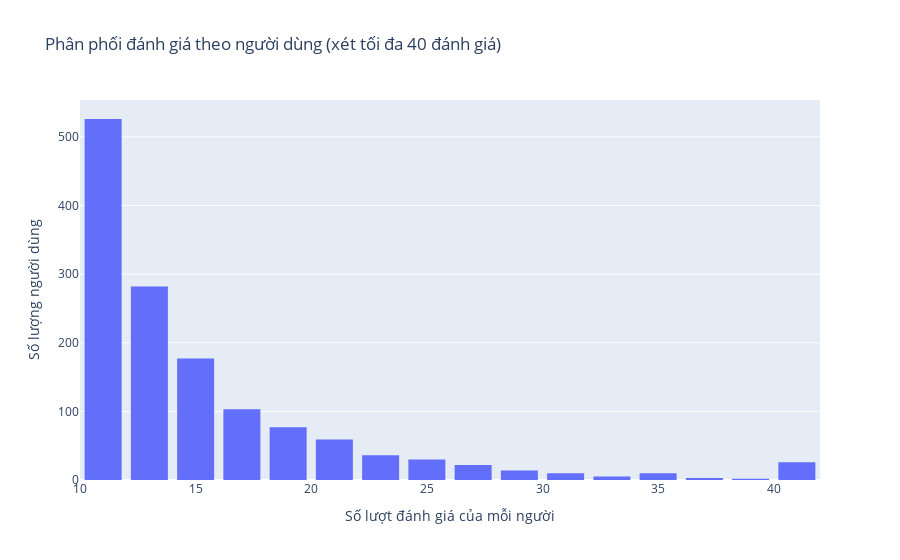

Notebook source saved alongside this figure:
### Code cell
data = format_data.groupby('user')['rating'].count().clip(upper=40)
# Create trace
trace = go.Histogram(x = data.values,
                     name = 'Ratings',
                     xbins = dict(start = 0,
                                  end = 50,
                                  size = 2))
# Create layout
layout = go.Layout(title = 'Phân phối đánh giá theo người dùng (xét tối đa 40 đánh giá)',
                   xaxis = dict(title = 'Số lượt đánh giá của mỗi người'),
                   yaxis = dict(title = 'Số lượng người dùng'),
                   bargap = 0.2)

# Create plot
fig = go.Figure(data=[trace], layout=layout)
iplot(fig)

### Figure 1 — Plotly figure (JSON) as saved in the notebook; plotly's stock layout.template omitted (floating-point values rounded to 4 significant figures; data arrays with more than 128 entries replaced by an {"elided": "..."} marker saying what was removed)
{"data": [{"name": "Ratings", "type": "histogram", "x": {"elided": "1382 int values"}, "xbins": {"end": 50, "size": 2, "start": 0}}], "layout": {"bargap": 0.2, "title": {"text": "Phân phối đánh giá theo người dùng (xét tối đa 40 đánh giá)"}, "xaxis": {"title": {"text": "Số lượt đánh giá của mỗi người"}}, "yaxis": {"title": {"text": "Số lượng người dùng"}}}}
